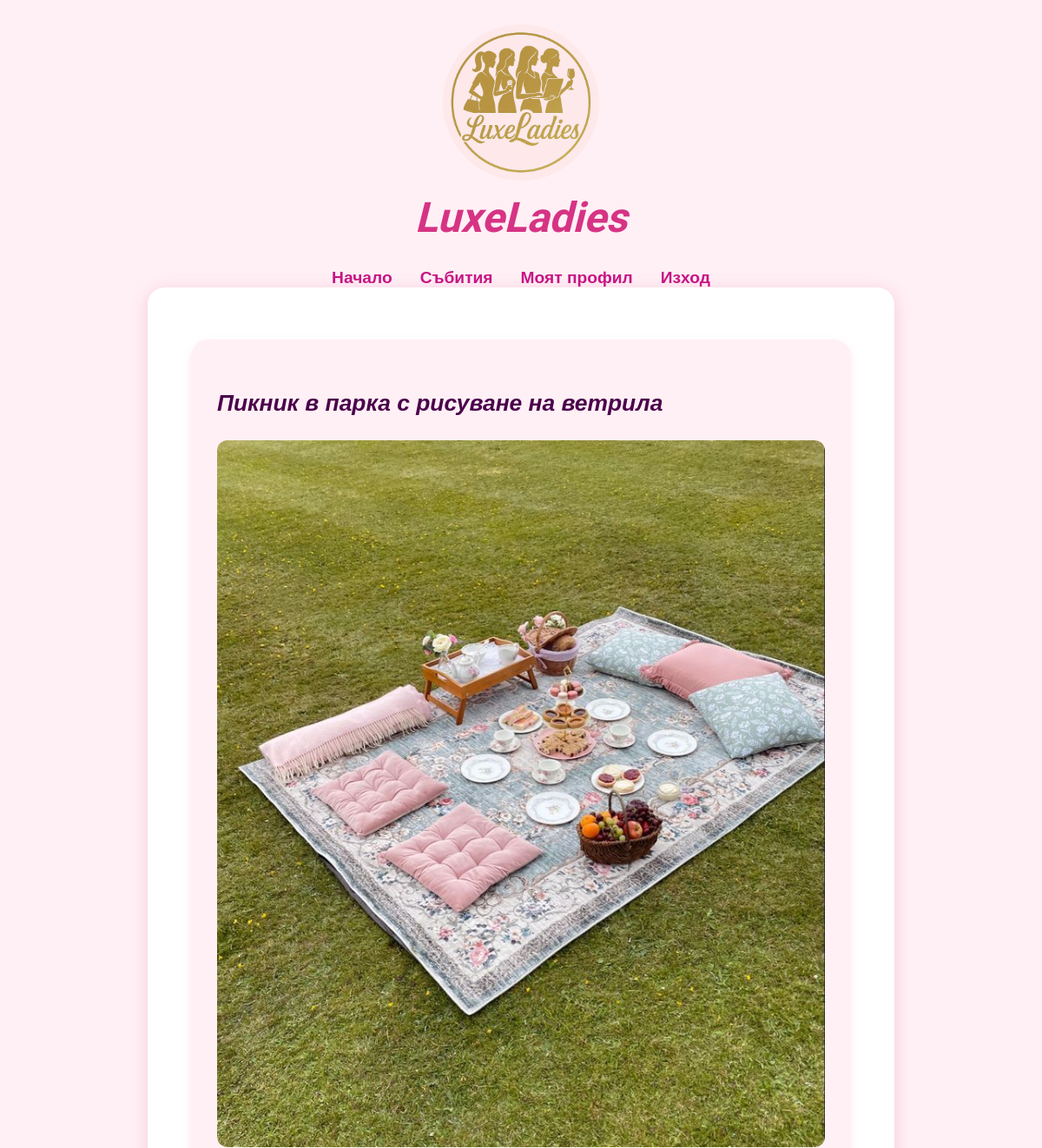
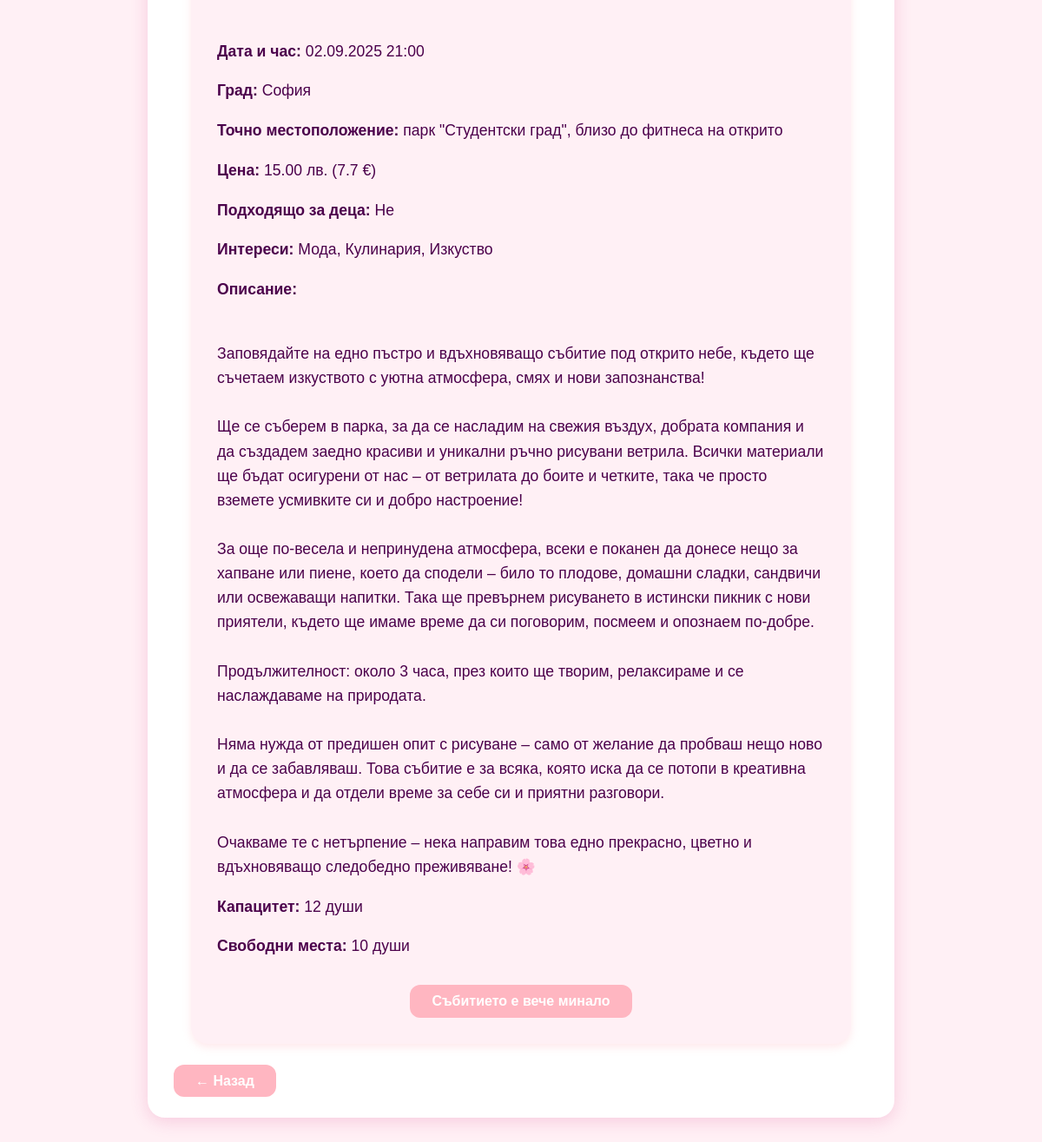
The app's page /events/2/ (signed in) with its own data (2 pictures, top to bottom).
### events/models.py (models this page shows, shortened)
class Event(models.Model):
    title = models.CharField(max_length=200, verbose_name="Заглавие на събитието")
    description = models.TextField(verbose_name="Описание")
    date_time = models.DateTimeField(verbose_name="Дата и час")
    city = models.CharField(max_length=100, verbose_name="Град")
    location_details = models.CharField(max_length=300, verbose_name="Точно местоположение")
    is_kid_friendly = models.BooleanField(default=False, verbose_name="Подходящо за деца")
    interests = models.ManyToManyField(Interest, related_name='events', verbose_name="Интереси")
    image = models.ImageField(upload_to='event_images/', null=True, blank=True, verbose_name="Основна снимка")
    capacity = models.PositiveIntegerField(verbose_name="Максимален капацитет")
    participants = models.ManyToManyField(
        settings.AUTH_USER_MODEL,
        related_name='registered_events',
        blank=True,
        verbose_name="Записани участници"
    )
    price = models.DecimalField(max_digits=6, decimal_places=2, default=0.00)
    created_at = models.DateTimeField(auto_now_add=True)
    @property
    def free_spots(self):
        approved_count = self.registrations.filter(status='approved').count()
        return max(0, self.capacity - approved_count)
    @property
    def price_eur(self):
        if self.price is None:
            return None
        eur = (Decimal(self.price) / EUR_BGN).quantize(Decimal('0.1'), rounding=ROUND_HALF_UP)
        return eur

### core/models.py (models this page shows, shortened)
class Interest(models.Model):
    name = models.CharField(max_length=100)

### events/views.py (the view, shortened to what this page needs)
# urls.py: path('<int:event_id>/', views.event_detail, name='event_detail'),
@login_required
def event_detail(request, event_id):
    event = get_object_or_404(Event, pk=event_id)
    is_past = event.date_time <= timezone.now()
    existing_registration = None
    if request.user.is_authenticated:
        existing_registration = EventRegistration.objects.filter(
            event=event, user=request.user
        ).first()
    return render(request, "events/event_detail.html", {
        "event": event,
        "existing_registration": existing_registration,
        "is_past": is_past,
    })

### events/templates/events/event_detail.html (shortened to what this page needs)
{% extends 'base.html' %}
{% load static %}
{% block content %}
<div class="event-detail">
    <h2 class="italic-title">{{ event.title }}</h2>
    {% if event.image %}
    <img src="{{ event.image.url }}" alt="{{ event.title }}" class="event-detail-image">
    {% endif %}
    <p><strong>Дата и час:</strong> {{ event.date_time|date:"d.m.Y H:i" }}</p>
    <p><strong>Град:</strong> {{ event.city }}</p>
    <p><strong>Точно местоположение:</strong> {{ event.location_details }}</p>
    <p><strong>Цена:</strong> {{ event.price }} лв.
        <span>({{ event.price_eur }} €)</span>
    </p>
    <p><strong>Подходящо за деца:</strong>
        {% if event.is_kid_friendly %}
        Да
        {% else %}
        Не
        {% endif %}
    </p>
    <p><strong>Интереси:</strong>
        {% for interest in event.interests.all %}
        {{ interest.name }}{% if not forloop.last %}, {% endif %}
        {% empty %}
        Няма избрани интереси.
        {% endfor %}
    </p>
    <p><strong>Описание:</strong></p>
    <div class="pre-line" style="margin-bottom:1em;">
        {{ event.description }}
    </div>
    <p><strong>Капацитет:</strong> {{ event.capacity }} души</p>
    <p><strong>Свободни места:</strong> {{ event.free_spots }} души</p>
    <div class="event-buttons">
        {% if is_past %}
        <button class="event-button" disabled>Събитието е вече минало</button>
        {% endif %}
    </div>
</div>
<a href="{% url 'events_home' %}" class="event-button">
    ← Назад
</a>
{% endblock %}

### templates/base.html (shortened to what this page needs)
{% load static %}
<!DOCTYPE html>
<html lang="bg">
<head>
    <link rel="stylesheet" href="{% static 'css/style.css' %}">
    <link rel="stylesheet" href="{% static 'css/components.css' %}">
</head>
<body>
    <header>
        <img src="{% static 'images/logo.png' %}" alt="Logo" class="logo">
        <h1 class="site-title">LuxeLadies</h1>
    </header>
    <nav>
        <ul class="nav-menu">
            <li><a href="/">Начало</a></li>
            {% if user.is_authenticated %}
            <li><a href="{% url 'events_home' %}">Събития</a></li>
            <li><a href="{% url 'my_profile' %}">Моят профил</a></li>
            <li><a href="{% url 'logout' %}">Изход</a></li>
            {% else %}
            <li><a href="{% url 'login' %}">Вход</a></li>
            {% endif %}
        </ul>
    </nav>
    <main>
        {% block content %}{% endblock %}
    </main>
</body>
</html>

### static/css/style.css (style rules this page uses)
body { background-color: #fff0f5; font-family: Arial, sans-serif; color: #4b004b; padding: 20px; }
header { text-align: center; margin-bottom: 30px; }
.logo { width: 180px; border-radius: 50%; margin-bottom: 10px; }
.site-title { font-family: 'Parisienne', cursive; font-size: 48px; font-style: italic; color: #d63384; margin: 0; }
main { max-width: 800px; margin: 0 auto; background: white; padding: 30px; border-radius: 20px; box-shadow: 0 4px 20px rgba(214, 51, 132, 0.2); line-height: 1.6; }
nav { margin-top: 20px; }
.nav-menu { list-style: none; display: flex; justify-content: center; gap: 2rem; padding: 0; margin: 0; }
.nav-menu li { display: inline; }
.nav-menu li a { text-decoration: none; color: #c71585; font-weight: bold; font-size: 1.2rem; transition: color 0.3s; }
.event-buttons { display: flex; flex-direction: column; align-items: center; gap: 12px; }
.event-button { background-color: #ffb6c1; color: white; padding: 10px 25px; border: none; border-radius: 12px; text-decoration: none; font-weight: bold; font-size: 16px; }
.event-detail { max-width: 700px; margin: 30px auto; background: #fff0f5; padding: 30px; border-radius: 20px; box-shadow: 0 4px 10px rgba(255, 182, 193, 0.3); font-size: 1.1rem; }
.event-detail-image { width: 100%; height: auto; border-radius: 12px; margin-bottom: 20px; }
.event-buttons { display: flex; justify-content: space-between; margin-top: 30px; }

### static/css/components.css (style rules this page uses)
:root { --ll-bg: #fff0f5; --ll-text: #4b004b; --ll-accent: #cc99e6; --ll-accent-2: #e6c6f2; --ll-button: #ffb6c1; --ll-muted: #7a4a7a; --ll-card-bg: #ffffff; }
.italic-title { font-style: italic; }
.pre-line { white-space: pre-line; }

### records on screen
Event: title "Пикник в парка с рисуване на ветрила", image (picture), date_time "02.09.2025 21:00", city "София", location_details "парк \"Студентски град\", близо до фитнеса на открито", price "15.00", price_eur "7.7", description "Заповядайте на едно пъстро и вдъхновяващо събитие под открито небе, където ще съчетаем изкуството с уютна атмосфера, смях и нови запознанства! Ще се съберем в парка, за да се насладим на свежия въздух, добрата компания и да създадем заедно красиви и уникални ръчно рисувани ветрила. Всички материали ще бъдат осигурени от нас – от ветрилата до боите и четките, така че просто вземете усмивките си и добро настроение! За още по-весела и непринудена атмосфера, всеки е поканен да донесе нещо за хапване или пиене, което да сподели – било то плодове, домашни сладки, сандвичи или освежаващи напитки. Така ще превърнем рисуването в истински пикник с нови приятели, където ще имаме време да си поговорим,…", capacity "12", free_spots "10"
Interest: name "Мода"
Interest: name "Кулинария"
Interest: name "Изкуство"
